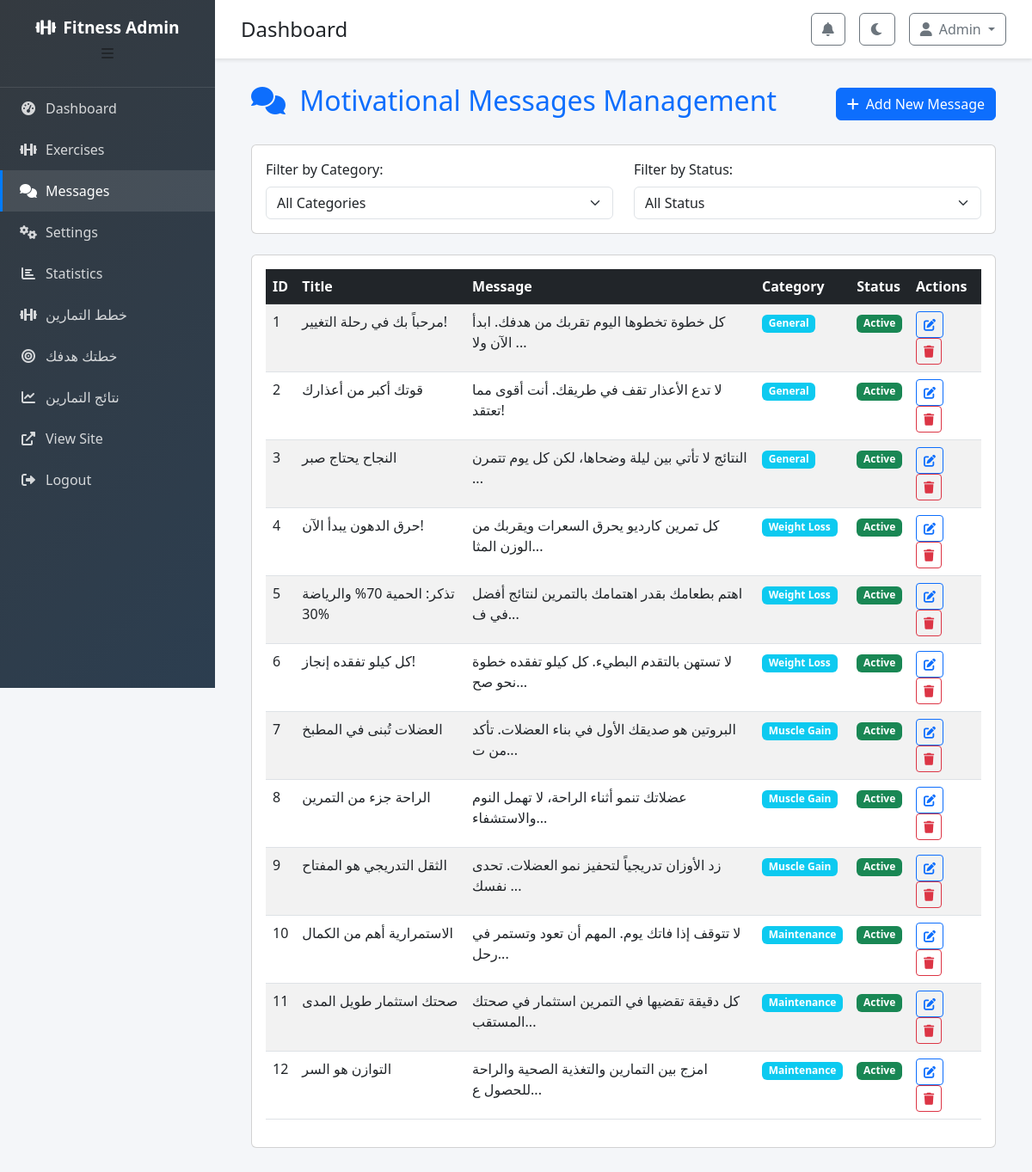
/admin/messages (signed in), run on the app's committed database.
### tables this page shows
CREATE TABLE motivational_messages (
            id INTEGER PRIMARY KEY AUTOINCREMENT,
            title TEXT NOT NULL,
            message TEXT NOT NULL,
            category TEXT DEFAULT 'general', -- general, weight_loss, muscle_gain, maintenance
            is_active BOOLEAN DEFAULT 1,
            created_at TIMESTAMP DEFAULT CURRENT_TIMESTAMP,
            updated_at TIMESTAMP DEFAULT CURRENT_TIMESTAMP
        );

### app.py (the view)
@app.route('/admin/messages')
@admin_required
def admin_messages():
    conn = sqlite3.connect('fitness_app.db')
    conn.row_factory = sqlite3.Row
    cursor = conn.cursor()
    cursor.execute('SELECT * FROM motivational_messages ORDER BY created_at DESC')
    messages = cursor.fetchall()
    conn.close()
    return render_template('admin/messages.html', messages=messages)

### app.py (called while the page is built)
def admin_required(f):
    @wraps(f)
    def decorated_function(*args, **kwargs):
        if 'admin_id' not in session:
            flash('يجب تسجيل الدخول كمدرب أولاً', 'error')
            return redirect(url_for('admin_login'))
        return f(*args, **kwargs)
    return decorated_function

@app.context_processor
def inject_workout_plan():
    return dict(get_sample_workout_plan=get_sample_workout_plan)

### templates/admin/messages.html (shortened to what this page needs)
{% extends "admin/base.html" %}
{% block content %}
<div class="container-fluid">
    <div class="row">
        <div class="col-12">
            <div class="d-flex justify-content-between align-items-center mb-4">
                <h2 class="text-primary">
                    <i class="fas fa-comments me-2"></i>
                    Motivational Messages Management
                </h2>
                <button class="btn btn-primary" data-bs-toggle="modal" data-bs-target="#addMessageModal">
                    <i class="fas fa-plus me-2"></i>Add New Message
                </button>
            </div>
            <div class="card mb-4">
                <div class="card-body">
                    <div class="row">
                        <div class="col-md-6">
                            <label for="categoryFilter" class="form-label">Filter by Category:</label>
                            <select class="form-select" id="categoryFilter">
                                <option value="">All Categories</option>
                            </select>
                        </div>
                        <div class="col-md-6">
                            <label for="statusFilter" class="form-label">Filter by Status:</label>
                            <select class="form-select" id="statusFilter">
                                <option value="">All Status</option>
                            </select>
                        </div>
                    </div>
                </div>
            </div>
            <div class="card">
                <div class="card-body">
                    <div class="table-responsive">
                        <table class="table table-striped table-hover">
                            <thead class="table-dark">
                                <tr>
                                    <th>ID</th>
                                    <th>Title</th>
                                    <th>Message</th>
                                    <th>Category</th>
                                    <th>Status</th>
                                    <th>Actions</th>
                                </tr>
                            </thead>
                            <tbody id="messagesTableBody">
                                {% for message in messages %}
                                <tr>
                                    <td>{{ message.id }}</td>
                                    <td>{{ message.title }}</td>
                                    <td>{{ message.message[:50] }}{% if message.message|length > 50 %}...{% endif %}</td>
                                    <td>
                                        <span class="badge bg-info">{{ message.category.replace('_', ' ').title() }}</span>
                                    </td>
                                    <td>
                                        {% if message.is_active %}
                                            <span class="badge bg-success">Active</span>
                                        {% else %}
                                            <span class="badge bg-secondary">Inactive</span>
                                        {% endif %}
                                    </td>
                                    <td>
                                        <button class="btn btn-sm btn-outline-primary me-1"
                                                onclick="editMessage({{ message.id }}, '{{ message.title }}', '{{ message.message }}', '{{ message.category }}', {{ message.is_active }})">
                                            <i class="fas fa-edit"></i>
                                        </button>
                                        <button class="btn btn-sm btn-outline-danger"
                                                onclick="deleteMessage({{ message.id }})">
                                            <i class="fas fa-trash"></i>
                                        </button>
                                    </td>
                                </tr>
                                {% endfor %}
                            </tbody>
                        </table>
                    </div>
                </div>
            </div>
        </div>
    </div>
</div>
{% endblock %}

### templates/admin/base.html (shortened to what this page needs)
<!DOCTYPE html>
<html lang="en">
<head>
    <link href="https://cdn.jsdelivr.net/npm/bootstrap@5.3.0/dist/css/bootstrap.min.css" rel="stylesheet">
    <link href="https://cdnjs.cloudflare.com/ajax/libs/font-awesome/6.0.0/css/all.min.css" rel="stylesheet">
    <link href="{{ url_for('static', filename='css/admin.css') }}" rel="stylesheet">
</head>
<body class="admin-body">
    <nav class="admin-sidebar" id="sidebar">
        <div class="sidebar-header">
            <h4><i class="fas fa-dumbbell me-2"></i>Fitness Admin</h4>
            <button class="sidebar-toggle btn" type="button">
                <i class="fas fa-bars"></i>
            </button>
        </div>
        <ul class="nav flex-column">
            <li class="nav-item">
                <a class="nav-link {% if request.endpoint == 'admin_dashboard' %}active{% endif %}" href="{{ url_for('admin_dashboard') }}">
                    <i class="fas fa-tachometer-alt"></i>
                    <span>Dashboard</span>
                </a>
            </li>
            <li class="nav-item">
                <a class="nav-link {% if request.endpoint == 'admin_exercises' %}active{% endif %}" href="{{ url_for('admin_exercises') }}">
                    <i class="fas fa-dumbbell"></i>
                    <span>Exercises</span>
                </a>
            </li>
            <li class="nav-item">
                <a class="nav-link {% if request.endpoint == 'admin_messages' %}active{% endif %}" href="{{ url_for('admin_messages') }}">
                    <i class="fas fa-comments"></i>
                    <span>Messages</span>
                </a>
            </li>
            <li class="nav-item">
                <a class="nav-link {% if request.endpoint == 'admin_settings' %}active{% endif %}" href="{{ url_for('admin_settings') }}">
                    <i class="fas fa-cogs"></i>
                    <span>Settings</span>
                </a>
            </li>
            <li class="nav-item">
                <a class="nav-link {% if request.endpoint == 'admin_statistics' %}active{% endif %}" href="{{ url_for('admin_statistics') }}">
                    <i class="fas fa-chart-bar"></i>
                    <span>Statistics</span>
                </a>
            </li>
            <li class="nav-item mt-auto">
                <a class="nav-link" href="{{ url_for('workout_plans') }}" target="_blank">
                    <i class="fas fa-dumbbell"></i>
                    <span>خطط التمارين</span>
                </a>
            </li>
            <li class="nav-item">
                <a class="nav-link" href="{{ url_for('your_plan_your_goal') }}" target="_blank">
                    <i class="fas fa-bullseye"></i>
                    <span>خطتك هدفك</span>
                </a>
            </li>
            <li class="nav-item">
                <a class="nav-link" href="{{ url_for('workout_plan_result') }}" target="_blank">
                    <i class="fas fa-chart-line"></i>
                    <span>نتائج التمارين</span>
                </a>
            </li>
            <li class="nav-item">
                <a class="nav-link" href="{{ url_for('index') }}" target="_blank">
                    <i class="fas fa-external-link-alt"></i>
                    <span>View Site</span>
                </a>
            </li>
            <li class="nav-item">
                <a class="nav-link" href="{{ url_for('admin_logout') }}">
                    <i class="fas fa-sign-out-alt"></i>
                    <span>Logout</span>
                </a>
            </li>
        </ul>
    </nav>
    <main class="admin-main" id="main">
        <header class="admin-header">
            <div class="d-flex align-items-center">
                <h1 class="h4 mb-0">{% block page_title %}Dashboard{% endblock %}</h1>
            </div>
            <div class="d-flex align-items-center">
                <div class="dropdown me-3">
                    <button class="btn btn-outline-secondary position-relative" type="button" data-bs-toggle="dropdown">
                        <i class="fas fa-bell"></i>
                    </button>
                </div>
                <button class="btn btn-outline-secondary theme-toggle me-3">
                    <i class="fas fa-moon"></i>
                </button>
                <div class="dropdown">
                    <button class="btn btn-outline-secondary dropdown-toggle" type="button" data-bs-toggle="dropdown">
                        <i class="fas fa-user me-2"></i>Admin
                    </button>
                </div>
            </div>
        </header>
        <div class="admin-content">
            {% block content %}{% endblock %}
        </div>
    </main>
</body>
</html>

### static/css/admin.css (style rules this page uses)
:root { --admin-primary: #007bff; --admin-secondary: #6c757d; --admin-success: #28a745; --admin-danger: #dc3545; --admin-warning: #ffc107; --admin-info: #17a2b8; --admin-light: #f8f9fa; --admin-dark: #343a40; --admin-sidebar-width: 250px; --admin-header-height: 60px; }
body.admin-body { font-family: 'Segoe UI', Tahoma, Geneva, Verdana, sans-serif; background-color: #f4f6f9; margin: 0; padding: 0; }
.admin-sidebar { position: fixed; top: 0; left: 0; height: 100vh; width: var(--admin-sidebar-width); background: linear-gradient(135deg, var(--admin-dark) 0%, #2c3e50 100%); color: white; z-index: 1000; transition: all 0.3s ease; overflow-y: auto; }
.admin-sidebar .sidebar-header { padding: 20px; text-align: center; border-bottom: 1px solid rgba(255, 255, 255, 0.1); }
.admin-sidebar .sidebar-header h4 { margin: 0; font-size: 1.2rem; font-weight: 600; }
.admin-sidebar .nav-link { color: rgba(255, 255, 255, 0.8); padding: 12px 20px; display: flex; align-items: center; text-decoration: none; transition: all 0.3s ease; border-left: 3px solid transparent; }
.admin-sidebar .nav-link:hover, .admin-sidebar .nav-link.active { color: white; background-color: rgba(255, 255, 255, 0.1); border-left-color: var(--admin-primary); }
.admin-sidebar .nav-link i { margin-right: 10px; width: 20px; text-align: center; }
.admin-main { margin-left: var(--admin-sidebar-width); min-height: 100vh; transition: all 0.3s ease; }
.admin-header { background: white; padding: 15px 30px; box-shadow: 0 2px 4px rgba(0, 0, 0, 0.1); display: flex; justify-content: space-between; align-items: center; position: sticky; top: 0; z-index: 999; }
.admin-content { padding: 30px; }

### data on the page
motivational_messages: id "1", title "مرحباً بك في رحلة التغيير!", message "كل خطوة تخطوها اليوم تقربك من هدفك. ابدأ الآن ولا", category.replace "General", is_active "Active"
motivational_messages: id "2", title "قوتك أكبر من أعذارك", message "لا تدع الأعذار تقف في طريقك. أنت أقوى مما تعتقد!", category.replace "General", is_active "Active"
motivational_messages: id "3", title "النجاح يحتاج صبر", message "النتائج لا تأتي بين ليلة وضحاها، لكن كل يوم تتمرن", category.replace "General", is_active "Active"
motivational_messages: id "4", title "حرق الدهون يبدأ الآن!", message "كل تمرين كارديو يحرق السعرات ويقربك من الوزن المثا", category.replace "Weight Loss", is_active "Active"
motivational_messages: id "5", title "تذكر: الحمية 70% والرياضة 30%", message "اهتم بطعامك بقدر اهتمامك بالتمرين لنتائج أفضل في ف", category.replace "Weight Loss", is_active "Active"
motivational_messages: id "6", title "كل كيلو تفقده إنجاز!", message "لا تستهن بالتقدم البطيء. كل كيلو تفقده خطوة نحو صح", category.replace "Weight Loss", is_active "Active"
motivational_messages: id "7", title "العضلات تُبنى في المطبخ", message "البروتين هو صديقك الأول في بناء العضلات. تأكد من ت", category.replace "Muscle Gain", is_active "Active"
motivational_messages: id "8", title "الراحة جزء من التمرين", message "عضلاتك تنمو أثناء الراحة، لا تهمل النوم والاستشفاء", category.replace "Muscle Gain", is_active "Active"
motivational_messages: id "9", title "الثقل التدريجي هو المفتاح", message "زد الأوزان تدريجياً لتحفيز نمو العضلات. تحدى نفسك", category.replace "Muscle Gain", is_active "Active"
motivational_messages: id "10", title "الاستمرارية أهم من الكمال", message "لا تتوقف إذا فاتك يوم. المهم أن تعود وتستمر في رحل", category.replace "Maintenance", is_active "Active"
motivational_messages: id "11", title "صحتك استثمار طويل المدى", message "كل دقيقة تقضيها في التمرين استثمار في صحتك المستقب", category.replace "Maintenance", is_active "Active"
motivational_messages: id "12", title "التوازن هو السر", message "امزج بين التمارين والتغذية الصحية والراحة للحصول ع", category.replace "Maintenance", is_active "Active"
